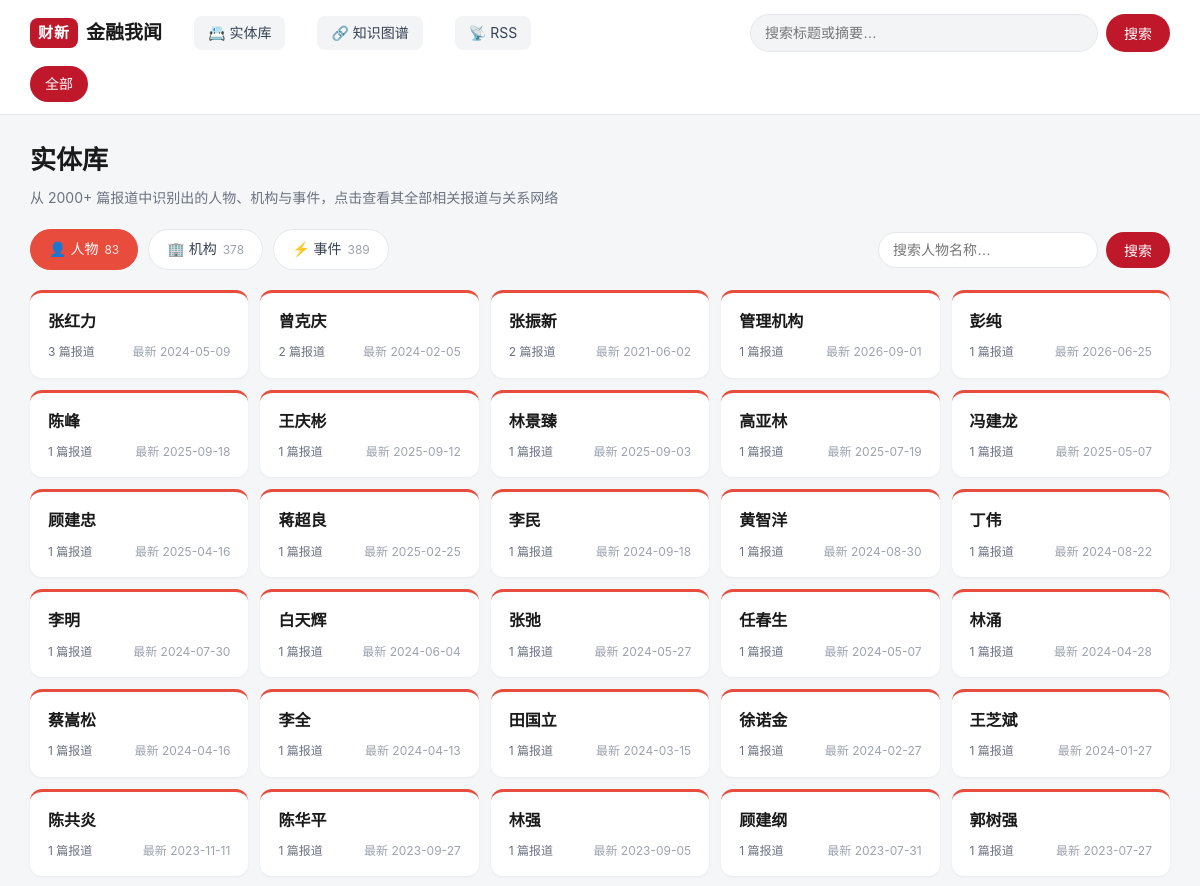
Before: /entities (upper part) with the older database file.
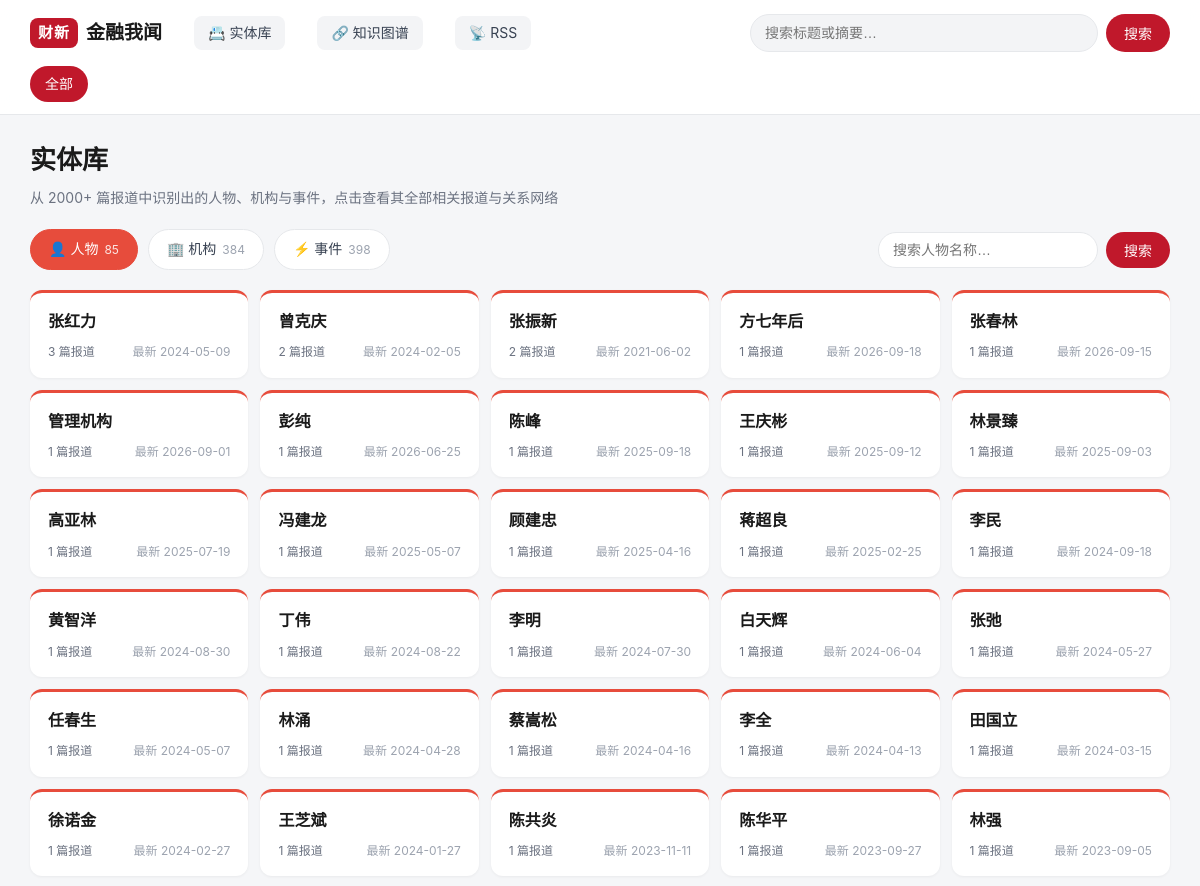
After: the same page with the newer database file.
### tables this page shows
CREATE TABLE entities(
        id INTEGER PRIMARY KEY AUTOINCREMENT,
        name TEXT NOT NULL,
        type TEXT NOT NULL CHECK(type IN ('person', 'org', 'event')),
        first_seen TEXT,
        last_seen TEXT,
        UNIQUE(name, type)
    );

### app.py (the view)
@app.route("/entities")
def entities_browse():
    db = get_db()
    etype = request.args.get("type", "person")
    if etype not in ("person", "org", "event"):
        etype = "person"
    q = (request.args.get("q") or "").strip()
    where = ["e.type = ?"]
    params: list = [etype]
    if q:
        where.append("e.name LIKE ?")
        params.append(f"%{q}%")
    clause = " AND ".join(where)
    rows = db.execute(
        f"""SELECT e.id, e.name, e.type,
                   count(DISTINCT ae.article_url) AS article_count,
                   max(a.published_at) AS latest
            FROM entities e
            LEFT JOIN article_entities ae ON ae.entity_id = e.id
            LEFT JOIN articles a ON a.url = ae.article_url
            WHERE {clause}
            GROUP BY e.id
            HAVING article_count > 0
            ORDER BY article_count DESC, latest DESC""",
        params,
    ).fetchall()
    type_counts = {
        row["type"]: row["n"]
        for row in db.execute(
            """SELECT e.type, count(DISTINCT e.id) n FROM entities e
               JOIN article_entities ae ON ae.entity_id = e.id
               GROUP BY e.type"""
        )
    }
    return render_template(
        "entities.html",
        etype=etype, q=q, rows=rows, type_counts=type_counts,
    )

### app.py (called while the page is built)
def get_db() -> sqlite3.Connection:
    if "db" not in g:
        conn = sqlite3.connect(
            f"file:{DB_PATH.as_posix()}?mode=ro&immutable=1", uri=True
        )
        conn.row_factory = sqlite3.Row
        g.db = conn
    return g.db

### templates/entities.html (shortened to what this page needs)
{% extends "base.html" %}
{% set type_names = {'person': '人物', 'org': '机构', 'event': '事件'} %}
{% set type_icons = {'person': '👤', 'org': '🏢', 'event': '⚡'} %}
{% block content %}
<div class="entities-page">
  <div class="entities-head">
    <h1>实体库</h1>
    <p class="entities-desc">从 2000+ 篇报道中识别出的人物、机构与事件，点击查看其全部相关报道与关系网络</p>
  </div>
  <div class="entities-toolbar">
    <div class="type-tabs">
      {% for t in ['person', 'org', 'event'] %}
      <a class="type-tab {{ t }} {{ 'active' if etype == t else '' }}"
         href="{{ url_for('entities_browse', type=t, q=q or None) }}">
        {{ type_icons[t] }} {{ type_names[t] }}
        <em>{{ type_counts.get(t, 0) }}</em>
      </a>
      {% endfor %}
    </div>
    <form class="entity-search" method="get" action="{{ url_for('entities_browse') }}">
      <input type="search" name="q" value="{{ q or '' }}" placeholder="搜索{{ type_names[etype] }}名称…">
      <button type="submit">搜索</button>
    </form>
  </div>
  {% if rows %}
  <div class="entity-grid">
    {% for e in rows %}
    <a class="entity-card {{ e.type }}" href="{{ url_for('entity_detail', entity_id=e.id) }}">
      <div class="card-name">{{ e.name }}</div>
      <div class="card-meta">
        <span class="card-count">{{ e.article_count }} 篇报道</span>
        {% if e.latest %}<span class="card-latest">最新 {{ e.latest[:10] }}</span>{% endif %}
      </div>
    </a>
    {% endfor %}
  </div>
  {% else %}
  <p class="empty-note">未找到匹配的{{ type_names[etype] }}。</p>
  {% endif %}
</div>
{% endblock %}

Changed rows visible on the page:
no longer on this page (row unchanged): entities: name "顾建纲", article_count "1", latest "2023-07-31"
no longer on this page (row unchanged): entities: name "郭树强", article_count "1", latest "2023-07-27"
added entities: name "方七年后", article_count "1", latest "2026-09-18"
added entities: name "张春林", article_count "1", latest "2026-09-15"
Other visible differences:
new list line: "👤 人物 85"
new list line: "🏢 机构 384"
new list line: "⚡ 事件 398"
list line gone: "👤 人物 83"
list line gone: "🏢 机构 378"
list line gone: "⚡ 事件 389"
